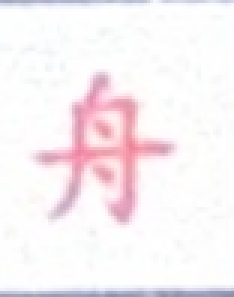
#> input picture assets/cards/shape-15b1b4a56f9e-answer.png, 78 x 99 px, given in place of high-upright-1.png, which was not available (shown 3 times larger)
$ python build_deck.py
#> lines starting #> are read from the running program, lines starting #| are printed output that depends on the picture
"""Build checked, deduplicated cards from the six scanned worksheet pages.
Run after rendering high-N.png at 3200px and placing reviewed meta-N.json in tmp/pdfs.
Answers remain scans: no OCR replaces a character or a tone mark.
"""
import json, hashlib, math
from pathlib import Path
from PIL import Image, ImageFilter, ImageDraw
import numpy as np
ROOT=Path(__file__).resolve().parent.parent
TMP=ROOT/'tmp/pdfs'; OUT=ROOT/'assets/cards'; OUT.mkdir(parents=True,exist_ok=True)
# Worksheet grid lines, left to right. Small perspective changes are retained per row.
BASE={
1:[[194,285,377,467,560,650,741,832,923,1012,1101,1190,1278,1366,1455,1542,1630,1718,1805,1892,1980,2068,2155,2242,2331,2420],[197,289,383,474,566,657,748,839,929,1019,1107,1196,1283,1371,1459,1546,1633,1720,1806,1893,1980,2068,2154,2241,2329,2417],[203,294,387,478,570,660,751,842,932,1022,1110,1198,1285,1373,1461,1548,1634,1721,1807,1893,1980,2068,2154,2241,2328,2417],[207,297,388,478,569,659,750,840,930,1020,1108,1197,1285,1373,1461,1548,1635,1723,1809,1896,1983,2070,2157,2244,2332,2421]],
2:[[202,293,386,478,570,660,751,842,933,1022,1111,1200,1287,1376,1464,1551,1639,1727,1814,1902,1990,2078,2166,2254,2342,2433],[208,300,392,484,576,667,758,848,937,1027,1116,1204,1292,1380,1468,1556,1643,1730,1817,1905,1993,2080,2168,2256,2344,2433],[212,304,396,488,579,670,761,851,941,1030,1119,1208,1296,1384,1472,1559,1647,1734,1822,1909,1997,2085,2173,2261,2349,2438],[213,304,395,486,577,668,759,849,939,1029,1118,1207,1295,1383,1471,1559,1647,1735,1823,1911,1999,2087,2175,2263,2351,2439]],
3:[[218,310,402,493,584,674,765,855,944,1033,1121,1209,1296,1383,1471,1558,1645,1733,1819,1906,1994,2081,2169,2256,2344,2432],[226,318,410,501,592,682,771,861,950,1037,1126,1213,1299,1386,1474,1559,1646,1733,1819,1906,1993,2081,2167,2254,2342,2430],[229,321,414,503,593,683,773,862,952,1039,1127,1214,1301,1388,1475,1561,1647,1734,1820,1906,1994,2081,2168,2255,2343,2432],[228,318,410,500,590,680,770,860,950,1038,1126,1213,1300,1388,1476,1562,1649,1736,1823,1909,1997,2084,2172,2259,2348,2437]],
4:[[219,310,402,493,584,676,767,858,948,1038,1128,1216,1304,1393,1480,1567,1654,1740,1827,1914,2000,2087,2174,2260,2347,2434],[226,318,409,501,593,684,774,865,954,1043,1133,1221,1309,1397,1484,1570,1657,1743,1829,1915,2001,2087,2173,2259,2346,2433],[230,321,412,503,593,684,775,866,956,1044,1134,1222,1310,1398,1485,1572,1659,1745,1830,1916,2002,2089,2175,2261,2347,2434],[231,321,411,501,592,681,771,863,953,1042,1132,1220,1308,1398,1485,1572,1659,1745,1832,1918,2004,2091,2178,2264,2352,2438]],
5:[[214,305,395,486,576,666,756,846,935,1023,1113,1201,1289,1377,1464,1551,1638,1725,1812,1899,1986,2073,2160,2248,2336,2424],[222,313,403,494,585,674,764,853,942,1030,1118,1206,1293,1380,1467,1554,1640,1726,1812,1898,1985,2072,2158,2245,2333,2420],[228,319,409,497,587,676,766,855,944,1032,1120,1207,1294,1381,1468,1554,1640,1726,1812,1898,1984,2071,2158,2245,2332,2419],[230,318,407,496,585,674,763,852,941,1029,1118,1206,1293,1380,1467,1554,1640,1726,1812,1898,1985,2072,2159,2246,2333,2420]],
6:[[204,294,384,474,563,653,743,832,921,1010,1100,1187,1275,1364,1451,1539,1626,1713,1801,1888,1976,2064,2152,2240,2329,2418],[210,300,390,480,570,660,750,840,929,1018,1106,1194,1282,1370,1457,1544,1631,1718,1805,1892,1980,2067,2155,2242,2331,2421],[213,303,392,482,572,662,752,842,932,1021,1110,1198,1286,1374,1462,1549,1636,1723,1810,1897,1985,2073,2160,2248,2337,2426],[214,303,391,480,569,659,749,840,930,1021,1110,1199,1287,1376,1464,1551,1639,1727,1815,1903,1991,2079,2168,2257,2346,2436]]}
BANDS={1:[(281,335),(738,793),(1185,1249),(1636,1708)],2:[(258,306),(722,765),(1172,1221),(1630,1684)],3:[(274,328),(718,771),(1150,1212),(1590,1658)],4:[(265,328),(722,780),(1172,1227),(1618,1680)],5:[(258,313),(713,768),(1166,1216),(1614,1670)],6:[(266,317),(715,765),(1162,1214),(1608,1666)]}
cards=[]; bykey={}; all_meta=[]; crop_checks=[]
for page in range(1,7):
 im=Image.open(TMP/f'high-upright-{page}.png').convert('RGB'); a=np.array(im).astype('int16');r,g,b=a[:,:,0],a[:,:,1],a[:,:,2]
#> further down, im is the input picture: PIL image 78x99 RGB; mean R, G, B 248.2, 240.7, 243.9
#> after `r, g, b = (a[:, :, 0], a[:, :, 1], a[:, :, 2])`:
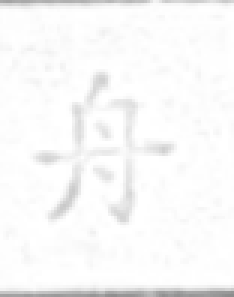
#> r: shape (99, 78) int16 (shown 3 times larger); min 141, max 255, mean 248.2
#> after `r, g, b = (a[:, :, 0], a[:, :, 1], a[:, :, 2])`:
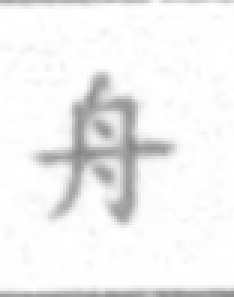
#> g: shape (99, 78) int16 (shown 3 times larger); min 133, max 255, mean 240.7
#> after `r, g, b = (a[:, :, 0], a[:, :, 1], a[:, :, 2])`:
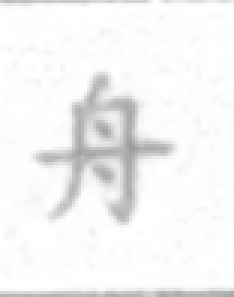
#> b: shape (99, 78) int16 (shown 3 times larger); min 154, max 255, mean 243.9
 # Remove the uneven purple cast of the scan using a local paper estimate.
 bg=np.array(Image.fromarray(r.astype('uint8')).filter(ImageFilter.GaussianBlur(12))).astype('int16')
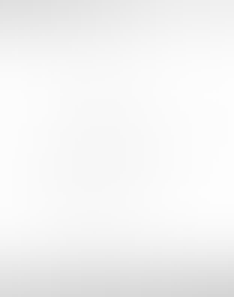
#> bg: shape (99, 78) int16 (shown 3 times larger); min 213, max 253, mean 243.7
 blue=np.clip((bg-r-3)*13,0,255)*((b-r>7)&(b-g>0))
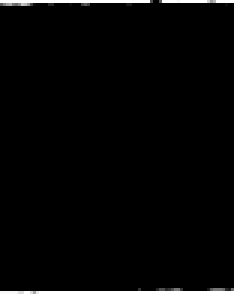
#> blue: shape (99, 78) int16 (shown 3 times larger); min 0, max 255, mean 8
#> (the run stopped early here; a loop or call above may not have finished)

$ run again, on assets/cards/shape-4f9b2c9ef219-answer.png
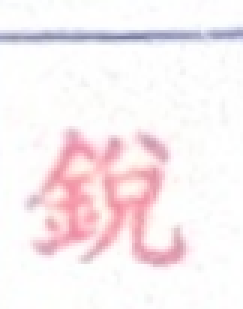
#> input picture assets/cards/shape-4f9b2c9ef219-answer.png, 81 x 103 px, given in place of high-upright-1.png, which was not available (shown 3 times larger)
#> im is the input picture: PIL image 81x103 RGB; mean R, G, B 248.2, 238.5, 241.1
#> `bg=np.array(Image.fromarray(r.astype('uint8')).filter(ImageFilter.Gaus..`:
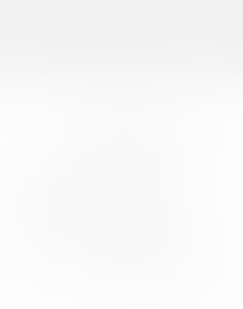
#> bg: shape (103, 81) int16 (shown 3 times larger); min 241, max 253, mean 248.4
#> `blue=np.clip((bg-r-3)*13,0,255)*((b-r>7)&(b-g>0))`:
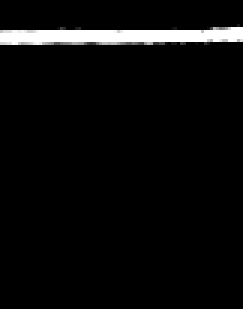
#> blue: shape (103, 81) int16 (shown 3 times larger); min 0, max 255, mean 11.1

$ run again, on assets/cards/shape-53b0d368c41d-answer.png
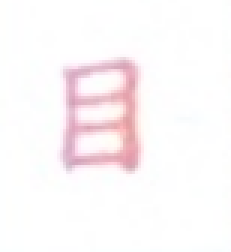
#> input picture assets/cards/shape-53b0d368c41d-answer.png, 77 x 84 px, given in place of high-upright-1.png, which was not available (shown 3 times larger)
#> im is the input picture: PIL image 77x84 RGB; mean R, G, B 252.2, 247.4, 248.8
#> `r, g, b = (a[:, :, 0], a[:, :, 1], a[:, :, 2])`:
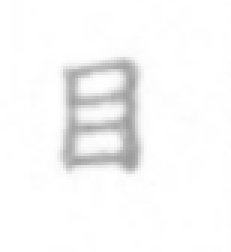
#> g: shape (84, 77) int16 (shown 3 times larger); min 155, max 255, mean 247.4
#> `bg=np.array(Image.fromarray(r.astype('uint8')).filter(ImageFilter.Gaus..`:
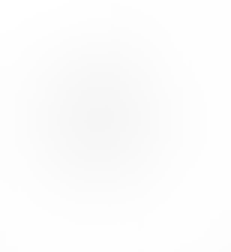
#> bg: shape (84, 77) int16 (shown 3 times larger); min 246, max 255, mean 252.2
#> blue: shape (84, 77) int16; every value is 0

$ run again, on assets/cards/shape-54632ae9342c-answer.png
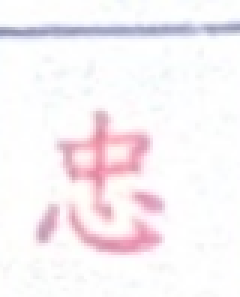
#> input picture assets/cards/shape-54632ae9342c-answer.png, 80 x 99 px, given in place of high-upright-1.png, which was not available (shown 3 times larger)
#> im is the input picture: PIL image 80x99 RGB; mean R, G, B 247.8, 241.7, 245
#> `bg=np.array(Image.fromarray(r.astype('uint8')).filter(ImageFilter.Gaus..`:
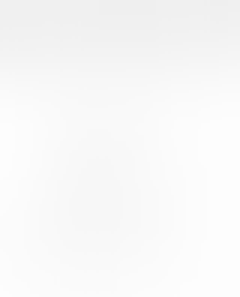
#> bg: shape (99, 80) int16 (shown 3 times larger); min 239, max 253, mean 248.1
#> `blue=np.clip((bg-r-3)*13,0,255)*((b-r>7)&(b-g>0))`:
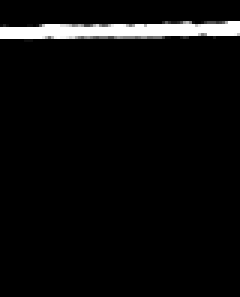
#> blue: shape (99, 80) int16 (shown 3 times larger); min 0, max 255, mean 11.1
